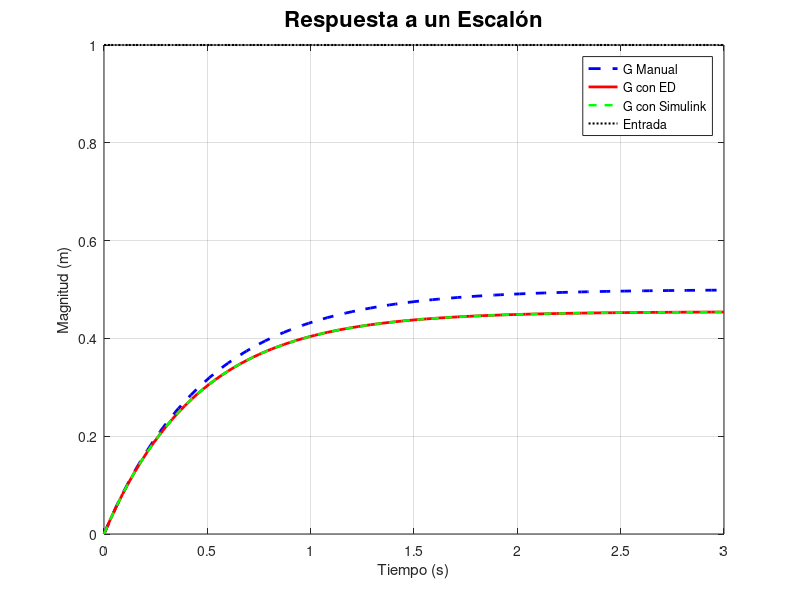

MATLAB code for this plot:
%% Parte 3
close all; clear; clc;

num = [1];
den = [1 2];

num1 = [1];
den1 = [1 2.1999999999999];

G1 = tf(num, den);
G2 = tf(num1, den1);
G3 = tf(num1, den1);

[y1, t1] = step(G1);
[y2, t2] = step(G2);
[y3, t3] = step(G3);

u = ones(size(t2));

figure;
plot(t1, y1, 'b--', 'LineWidth', 2); % Respuesta del sistema G1
hold on;
plot(t2, y2, 'r', 'LineWidth', 2); % Respuesta del sistema G2
plot(t3, y3, 'g--', 'LineWidth', 1.75); % Respuesta del sistema G3
plot(t2, u, 'k:', 'LineWidth', 1.5); % Entrada de fuerza constante
xlabel('Tiempo (s)');
ylabel('Magnitud (m)');
title('Respuesta a un Escalón', 'FontSize', 16);
legend('G Manual', 'G con ED', 'G con Simulink', 'Entrada');
grid on;